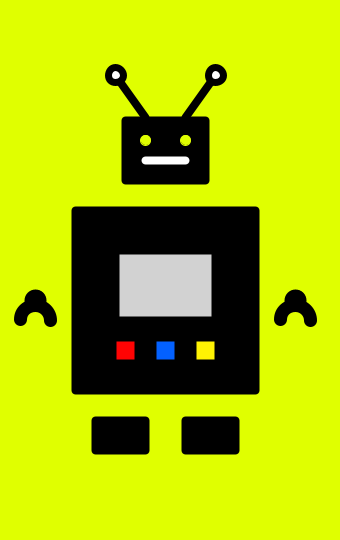
Frame 1 (no input)
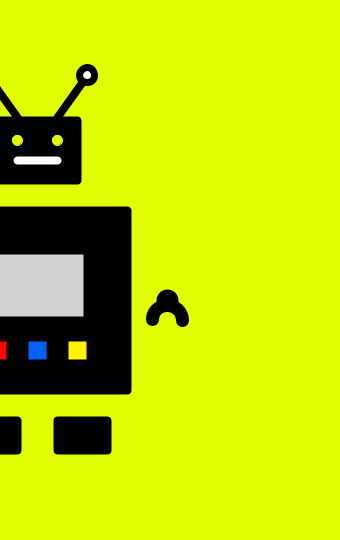
Frame 60 (the mouse pressed at the canvas centre just before this capture)
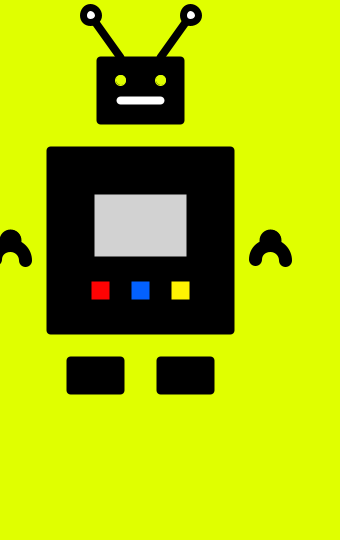
Frame 120 (the mouse held since frame 60 and released just before this capture)

The Processing sketch that drew these frames (run headless with seeded random() and noise(); from frame 60 on, the mouse is pressed at the canvas centre):

// Processing sketch: processing_55752
// ── processing_55752.pde

float x = 170; 
float y = 270; 
int bodyHeight = 180; 
int neckHeight = 30; 
int headHeight = 60; 

float easing = 0.025;

void setup() {
  size(340,540);
  smooth();
}

void draw() {
  
  int targetX = mouseX;
  x += (targetX-x) * easing;
  
  if (mousePressed) {
    y = 210;
  } else {
    y = 270;
  }
  
background(#E0FF00);
  
//head
strokeJoin(ROUND);
fill(0);
strokeWeight(8);
rect(x-40,y-150,80,headHeight);

//neck
stroke(#E0FF00);
line(x-neckHeight,y-81,x-neckHeight,y-60);
line(x+neckHeight,y-81,x+neckHeight,y-60);

//antennas
fill(0);
stroke(0);
line(x-50,y-195,x-20,y-153);
line(x+50,y-195,x+20,y-153);
fill(255);
strokeWeight(7);
ellipse(x-50,y-195,15,15);
ellipse(x+50,y-195,15,15);

//eyes
stroke(#E0FF00);
strokeWeight(1);
fill(#E0FF00);
ellipse(x-20,y-130,10,10);
ellipse(x+20,y-130,10,10);

//mouth
stroke(255);
strokeWeight(8);
line(x-20,y-110,x+20,y-110);

//body
stroke(0);
fill(0);
rect(x-90,y-60,bodyHeight,180);

//chest
fill(210);
rect(x-50,y-20,100,70);

//buttons
strokeWeight(2);
strokeJoin(ROUND);
fill(#FF0303);
rect(x-50,y+70,20,20);
fill(#0361FF);
rect(x-10,y+70,20,20);
fill(#FFF303);
rect(x+30,y+70,20,20);

//hands
fill(0);
ellipse(x-130,y+30,20,20);
ellipse(x+130,y+30,20,20);
noFill();
strokeWeight(13);
arc(x-130,y+50,30,30,-3.14,0);
arc(x+130,y+50,30,30,-3.14,0);

//feet
strokeWeight(8);
fill(0);
rect(x-70,y+150,50,30);
rect(x+20,y+150,50,30);
}
